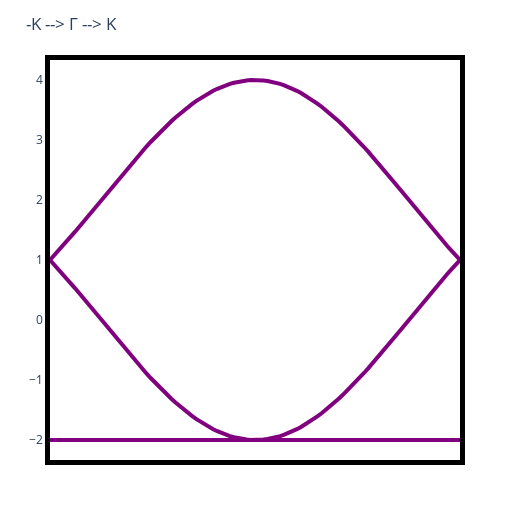

Notebook cell for this chart:
### Code cell
let nps::Int = 100, t1Δ = 1.0, t2Δ = 1.0, t3Δ = 1.0, t1∇ = 1.0, t2∇ = 1.0, t3∇ = 1.0
    p::Params = Params(t1Δ, t2Δ, t3Δ, t1∇, t2∇, t3∇)
    println("t1Δ = ", p.t1Δ)
    println("t2Δ = ", p.t2Δ)
    println("t3Δ = ", p.t3Δ)
    println("t1∇ = ", p.t1∇)
    println("t2∇ = ", p.t2∇)
    println("t3∇ = ", p.t3∇)
    
    kpath_nodes::Vector{SVector{2, Float64}} = [-high_symmetry_points["K"], 
                    high_symmetry_points["Γ"], 
                    high_symmetry_points["K"]];
    kpath_fbz::Vector{Vector{Float64}} = interpolate(kpath_nodes, nps);
    kpath_fbz = [SVector{2, Float64}(v) for v ∈ kpath_fbz]
    plot_simple_kagome_bands(;p = p, seedname = "-K --> Γ --> K", kpath = kpath_fbz, title = Nothing)
end

### Figure 1 — Plotly figure (JSON) as saved in the notebook; plotly's stock layout.template omitted (floating-point values rounded to 4 significant figures)
{"data": [{"line": {"color": "purple", "width": 4}, "mode": "lines", "type": "scatter", "x": [1, 2, 3, 4, 5, 6, 7, 8, 9, 10, 11, 12, 13, 14, 15, 16, 17, 18, 19, 20, 21, 22, 23, 24, 25, 26, 27, 28, 29, 30, 31, 32, 33, 34, 35, 36, 37, 38, 39, 40, 41, 42, 43, 44, 45, 46, 47, 48, 49, 50, 51, 52, 53, 54, 55, 56, 57, 58, 59, 60, 61, 62, 63, 64, 65, 66, 67, 68, 69, 70, 71, 72, 73, 74, 75, 76, 77, 78, 79, 80, 81, 82, 83, 84, 85, 86, 87, 88, 89, 90, 91, 92, 93, 94, 95, 96, 97, 98, 99], "y": [-2.0, -2.0, -2, -2.0, -2, -2, -2, -2.0, -2.0, -2.0, -2, -2.0, -2, -2.0, -2.0, -2.0, -2.0, -2.0, -2.0, -2.0, -2.0, -2.0, -2.0, -2.0, -2.0, -2.0, -2.0, -2.0, -2.0, -2.0, -2.0, -2.0, -2.0, -2.0, -2.0, -2.0, -2.0, -2.0, -2.0, -2.0, -2.0, -2.0, -2, -2.0, -2.0, -2.0, -2.0, -2.0, -2.0, -2.0, -2.0, -2.0, -2.0, -2.0, -2.0, -2.0, -2, -2.0, -2.0, -2.0, -2.0, -2.0, -2.0, -2.0, -2.0, -2, -2.0, -2.0, -2.0, -2.0, -2.0, -2.0, -2.0, -2.0, -2.0, -2.0, -2.0, -2.0, -2.0, -2.0, -2.0, -2.0, -2.0, -2.0, -2.0, -2.0, -2.0, -2.0, -2, -2.0, -2, -2.0, -2, -2, -2, -2.0, -2, -2.0, -2.0]}, {"line": {"color": "purple", "width": 4}, "mode": "lines", "type": "scatter", "x": [1, 2, 3, 4, 5, 6, 7, 8, 9, 10, 11, 12, 13, 14, 15, 16, 17, 18, 19, 20, 21, 22, 23, 24, 25, 26, 27, 28, 29, 30, 31, 32, 33, 34, 35, 36, 37, 38, 39, 40, 41, 42, 43, 44, 45, 46, 47, 48, 49, 50, 51, 52, 53, 54, 55, 56, 57, 58, 59, 60, 61, 62, 63, 64, 65, 66, 67, 68, 69, 70, 71, 72, 73, 74, 75, 76, 77, 78, 79, 80, 81, 82, 83, 84, 85, 86, 87, 88, 89, 90, 91, 92, 93, 94, 95, 96, 97, 98, 99], "y": [1.0, 0.9251, 0.8485, 0.7703, 0.6907, 0.6099, 0.528, 0.445, 0.3613, 0.2769, 0.192, 0.1068, 0.02137, -0.0641, -0.1495, -0.2345, -0.3192, -0.4033, -0.4866, -0.5691, -0.6505, -0.7307, -0.8096, -0.887, -0.9628, -1.037, -1.109, -1.179, -1.247, -1.313, -1.376, -1.437, -1.495, -1.55, -1.603, -1.652, -1.699, -1.743, -1.783, -1.82, -1.854, -1.884, -1.911, -1.935, -1.954, -1.971, -1.984, -1.993, -1.998, -2.0, -1.998, -1.993, -1.984, -1.971, -1.954, -1.935, -1.911, -1.884, -1.854, -1.82, -1.783, -1.743, -1.699, -1.652, -1.603, -1.55, -1.495, -1.437, -1.376, -1.313, -1.247, -1.179, -1.109, -1.037, -0.9628, -0.887, -0.8096, -0.7307, -0.6505, -0.5691, -0.4866, -0.4033, -0.3192, -0.2345, -0.1495, -0.0641, 0.02137, 0.1068, 0.192, 0.2769, 0.3613, 0.445, 0.528, 0.6099, 0.6907, 0.7703, 0.8485, 0.9251, 1.0]}, {"line": {"color": "purple", "width": 4}, "mode": "lines", "type": "scatter", "x": [1, 2, 3, 4, 5, 6, 7, 8, 9, 10, 11, 12, 13, 14, 15, 16, 17, 18, 19, 20, 21, 22, 23, 24, 25, 26, 27, 28, 29, 30, 31, 32, 33, 34, 35, 36, 37, 38, 39, 40, 41, 42, 43, 44, 45, 46, 47, 48, 49, 50, 51, 52, 53, 54, 55, 56, 57, 58, 59, 60, 61, 62, 63, 64, 65, 66, 67, 68, 69, 70, 71, 72, 73, 74, 75, 76, 77, 78, 79, 80, 81, 82, 83, 84, 85, 86, 87, 88, 89, 90, 91, 92, 93, 94, 95, 96, 97, 98, 99], "y": [1, 1.075, 1.152, 1.23, 1.309, 1.39, 1.472, 1.555, 1.639, 1.723, 1.808, 1.893, 1.979, 2.064, 2.149, 2.235, 2.319, 2.403, 2.487, 2.569, 2.65, 2.731, 2.81, 2.887, 2.963, 3.037, 3.109, 3.179, 3.247, 3.313, 3.376, 3.437, 3.495, 3.55, 3.603, 3.652, 3.699, 3.743, 3.783, 3.82, 3.854, 3.884, 3.911, 3.935, 3.954, 3.971, 3.984, 3.993, 3.998, 4, 3.998, 3.993, 3.984, 3.971, 3.954, 3.935, 3.911, 3.884, 3.854, 3.82, 3.783, 3.743, 3.699, 3.652, 3.603, 3.55, 3.495, 3.437, 3.376, 3.313, 3.247, 3.179, 3.109, 3.037, 2.963, 2.887, 2.81, 2.731, 2.65, 2.569, 2.487, 2.403, 2.319, 2.235, 2.149, 2.064, 1.979, 1.893, 1.808, 1.723, 1.639, 1.555, 1.472, 1.39, 1.309, 1.23, 1.152, 1.075, 1]}], "layout": {"height": 510, "margin": {"b": 50, "l": 50, "r": 50, "t": 60}, "plot_bgcolor": "rgba(0,0,0,0)", "showlegend": false, "title": "-K --> Γ --> K", "width": 510, "xaxis": {"linecolor": "black", "linewidth": 5, "mirror": true, "showgrid": true, "showline": true, "showticklabels": false}, "yaxis": {"linecolor": "black", "linewidth": 5, "mirror": true, "showgrid": true, "showline": true, "showticklabels": true}}}
